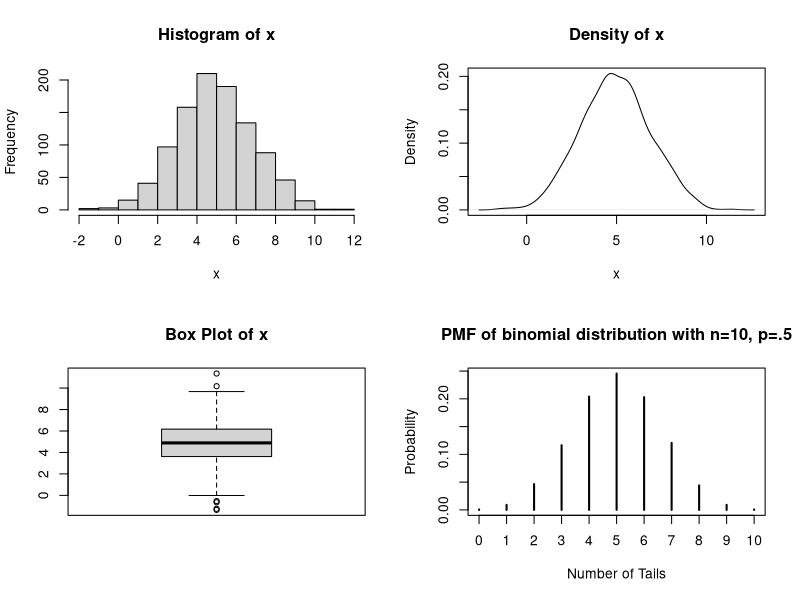
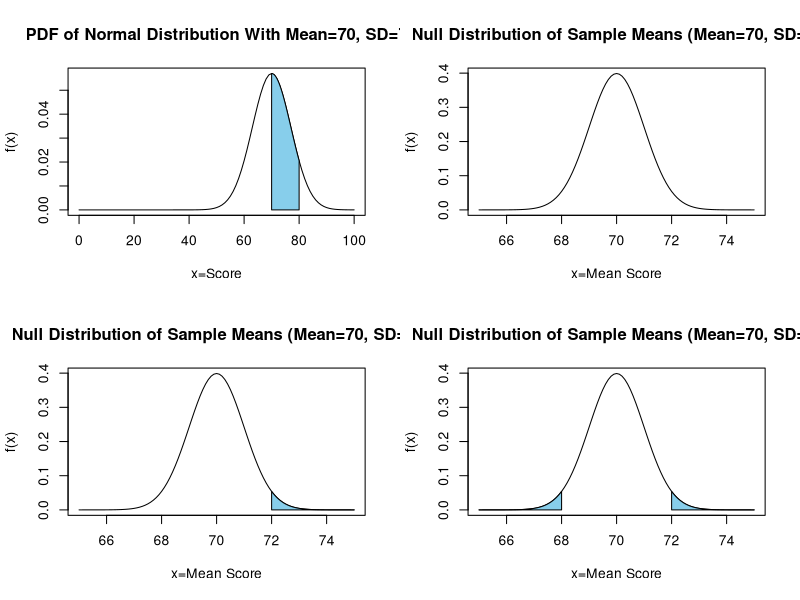
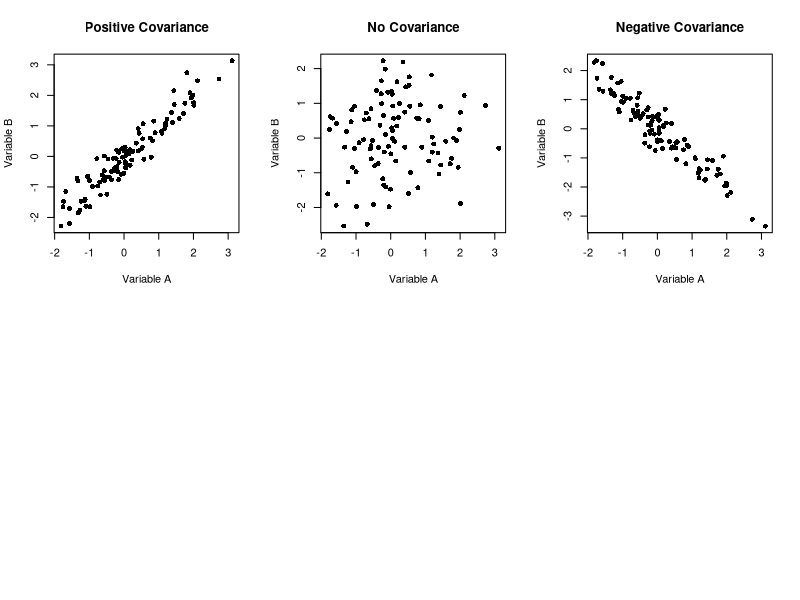

The R script that drew these images, in order:
## ---- chunk 1
knitr::opts_chunk$set(echo = TRUE)
## ---- chunk 2
set.seed(101)
x <- rnorm(1000,5,2)
par(mfrow=c(2,2))
hist(x, main="Histogram of x", xlab="x")
plot(density(x),main="Density of x", xlab="x")
boxplot(x, main="Box Plot of x")
## ---- chunk 3
binom <- rbinom(10000,10,.5)
plot(table(binom)/length(binom), ylab="Probability", xlab="Number of Tails", 
       main="PMF of binomial distribution with n=10, p=.5")
## ---- chunk 4
coord.x <- c(70,seq(70,80,0.01),80)
coord.y <- c(0,dnorm(seq(70,80,0.01),70,7),0)
curve(dnorm(x,70,7), xlim=c(0,100), main='PDF of Normal Distribution With Mean=70, SD=7',
      ylab="f(x)", xlab="x=Score")
polygon(coord.x,coord.y,col='skyblue')
## ---- chunk 5
curve(dnorm(x,70,1), xlim=c(65,75), main='Null Distribution of Sample Means (Mean=70, SD=1)',
      ylab="f(x)", xlab="x=Mean Score")
## ---- chunk 6
coord.x <- c(72,seq(72,75,0.01),75)
coord.y <- c(0,dnorm(seq(72,75,0.01),70,1),0)
curve(dnorm(x,70,1), xlim=c(65,75), main='Null Distribution of Sample Means (Mean=70, SD=1)',
      ylab="f(x)", xlab="x=Mean Score")
polygon(coord.x,coord.y,col='skyblue')
## ---- chunk 7
coord.x <- c(72,seq(72,75,0.01),75)
coord.y <- c(0,dnorm(seq(72,75,0.01),70,1),0)
coord.x2 <- c(65,seq(65,68,0.01),68)
coord.y2 <- c(0,dnorm(seq(65,68,0.01),70,1),0)
curve(dnorm(x,70,1), xlim=c(65,75), main='Null Distribution of Sample Means (Mean=70, SD=1)',
      ylab="f(x)", xlab="x=Mean Score")
polygon(coord.x,coord.y,col='skyblue')
polygon(coord.x2,coord.y2,col='skyblue')
## ---- chunk 8
set.seed(102)
x<- rnorm(100)
y<- rnorm(100)
z <- x+rnorm(100,0,.4)
w <- -x+rnorm(100,0,.4)
par(mfrow=c(2,3))
plot(x,z, pch=16, main="Positive Covariance", xlab="Variable A", ylab="Variable B")
plot(x,y, pch=16, main="No Covariance", xlab="Variable A", ylab="Variable B")
plot(x,w, pch=16, main="Negative Covariance", xlab="Variable A", ylab="Variable B")
